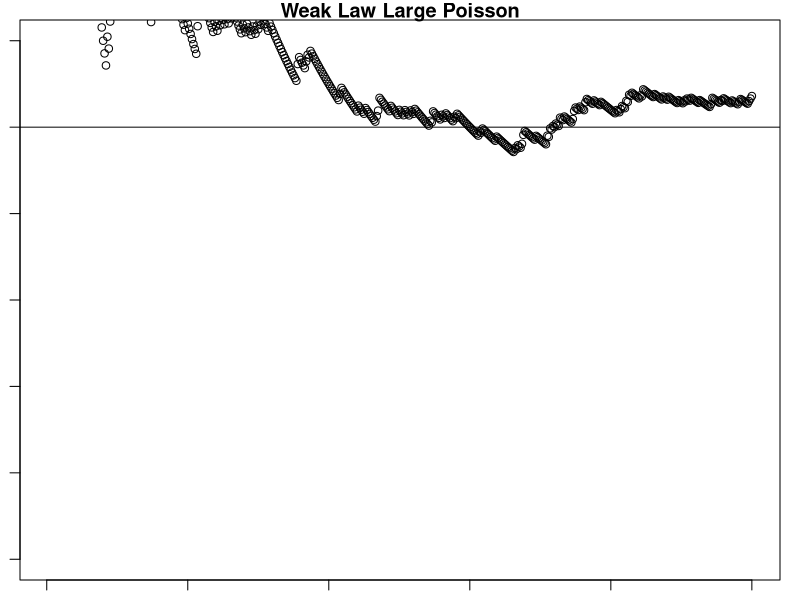

Recreate this plot in R. (Note: this script raises an error after producing the figure.)
#PS4DS- PC Session 4 

#Introduction

sample(1:0, 10, replace = TRUE) #if replace set to false
#which is the default
#get error message 
#because str only returns integers 


#Ex - flip a coin 100 times 

heads_sample <- sample(1:0, 100, replace = TRUE) #h= 1, t=0 
summary(heads_sample) #tries to give quartiles; not helpful 
table(heads_sample) #58 tails, 42 heads
sum(heads_sample) #counts just the ones (heads) so sum is 42 

#Ex - roll a die 10 times 

coin_sample <- sample(1:6, 10, replace = TRUE) 
#I reran this because the first time I got no 6's 
#that either meant I'd have to do 1:7, or my random
#sample just so happened to give no 6's. 
#when I ran it a second time... 
table(coin_sample) #3 sixes, and interestingly no 3s. 
 

#2 Distributions 
#fill in the gaps below 
#they're random, so will be 
#different every run 

qf(0.05, 6,7,lower.tail =F)
#3.865969

pt(1,3)
#0.8044989

dnorm(1)
#0.2419707

dunif(x=1, min = 0, max = 3)
#0.33333333

qunif(.05, min = 0, max = 3)
#0.15

punif(0.05, 0, 3)
#0.01666667

punif(1.5, 0, 3)
#0.5


#3 Simulation 
# I'll try one with a poisson 
# distribution
# note that the mean should 
# approach the reciprocal
# of the rate 

pois_trials <- rpois(500, 0.25)

csum1 <- cumsum(pois_trials) 

rfreq2 <- csum1/(1:500) #not just over 500 
#because we're calcing for each new trial 

par(mar = c(1,1,1,1), mfrow = c(1,1))

plot(rfreq2, main = "Weak Law Large Poisson", 
     ylab = "Relative Frequency", ylim = c(0,0.3))

abline(0.25, 0)

#see the same thing, 
#approaches 0.25 from below non-monotonically. 



#3.2 Central Limit Theorem 
#1 for loop runs the above code 500 times 

#2 xbar <-c() tells the program to 
#concatenate- i.e. create a vector
#based on the for loop 
#the vector should have 500 elements 

#3 500 (trials) x 10 (samples) = 5000 (numbers) 

#4 run code - what do you observe? 

pdf("hist_xbar.pdf") # prefix

plot(for (j in 1: length(n<-c(5,10,20,50)))
{xbar<-c() 
for (i in 1:m) {xbar[i] <- mean(runif(n[j],a,b))}
hist((xbar),main = "Samp_Dist_of_xbar", xlim = c(0, 500), ylim = c(0, 0.5))})

def.off() #postfix

#try the above to get rid of the plot size issue 
# didn't work. needed to fix margins this time. 

par(mar = c(1.2,1,1.2,1))
par(mfrow=c(2,2))
xbar <- c() 
m = 500 ; a = 0 ; b = 1
for (j in 1: length(n<-c(5,10,20,50)))
{xbar<-c() 
 for (i in 1:m) {xbar[i] <- mean(runif(n[j],a,b))}
  hist((xbar))}

#figure margins too large warning came again. 
#fixed the margins with par(mar = c())

#what do you see as n increases? 
# the distribution shifts from sortof uniform to sortof normal.
# strangely, there doesn't seem to be a relation between 
# width of the bars and size of n.  

#note to self the par(mfrow...) makes it go row by row, 
#like English reading 

#####Exercises 
# 1 Generate random sample n=100 from U[-5,5]
# Find min and max from the data. 

Uni_Dist <- runif(100, min=-5, max = 5)
min(Uni_Dist) #-4.944168
max(Uni_Dist) # 4.989253 

#2. For the above sample, find how many numbers
#are negative using a for loop and if statement 

#needed a baby version of the count first: 
cater = c(1, -2, 3, -4, 5)
total <- 0
for (i in 1:5) {if (cater[i] < 0) {total = total + 1}} ; total

#Uni_Dist version: 

total <- 0
for (i in 1:length(Uni_Dist)) 
  {if (Uni_Dist[i] < 0) {total = total + 1}} ; total 

#yay! Returns 54. 

#3. Amend the above to work for any U[a,b], size n. 

# I think I already have. 
Uni_Dist <- runif(190, min=-1, max = 19)
total <- 0
for (i in 1:length(Uni_Dist)) 
{if (Uni_Dist[i] < 0) {total = total + 1}} ; total 
#yup, this time it returned 9, which seems sensible. 

# or do they want us to separately program n, a, and b? 

n11 = 200
a11 = -1
b11 = 20
neg_count_func <- function(n1, a1, b1)
{
Uni_Dist = runif(n1, min=a1, max =b1)
  total <- 0
for (i in 1:length(Uni_Dist)) 
{if (Uni_Dist[i] < 0) {total = total + 1}} ; total } 

neg_count_func(n11, a11, b11)
# returned 12 . also sensible. Hooray! 